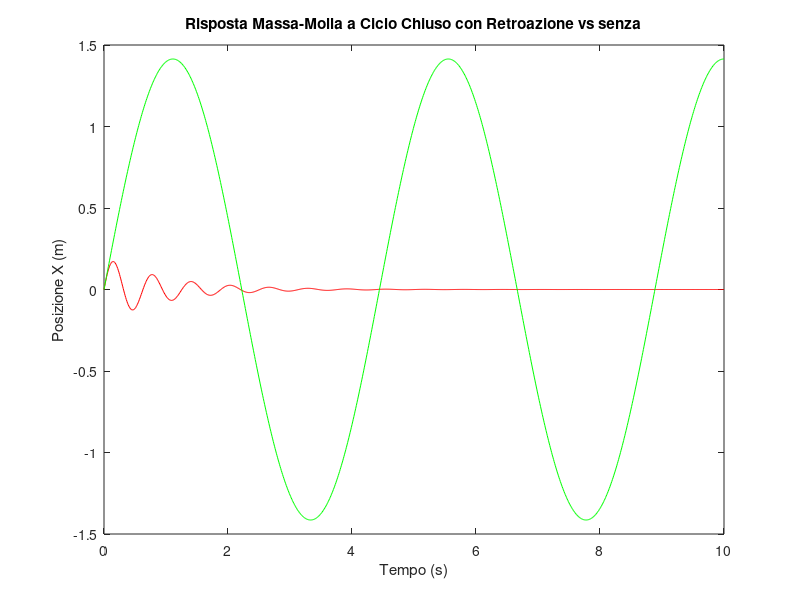

MATLAB code for this plot:
% Simulazione della retroazione nel sistema massa-molla, con ingresso che
% agisce solo in retroazione: u(t) = -kx(t)

clear; clc

k = 1; % N/m : costante elastica
M = 0.5; % kg : massa
tt = 0 : 0.01 : 10; % intervallo temporale
x0 = [0; 2]; % C.I.
P = [-1+i*10 ; -1-i*10]; % impongo autovalori con parte reale negativa

A = [0 1; -k/M 0];
B = [0; 1/M];
C = [1 0];
D = 0;

% calcolo traiettoria a ciclo chiuso

K = place(A, B, P);
A_C = A-B*K;

% ora impongo B = 0, ossia ingresso non in retroazione nullo

model = ss(A_C, zeros(2,1), C, D);

[Y, TT, X] = lsim(model, zeros(length(tt),1), tt, x0);


% calcoliamo la traiettoria a ciclo aperto

model = ss(A, B, C, D);

[YS, TT, XS] = lsim(model, zeros(length(tt),1), tt, x0);

figure
axis equal
grid on
plot(TT, X(:,1), 'r');
hold on
plot(TT, XS(:,1), 'g');
title('Risposta Massa-Molla a Ciclo Chiuso con Retroazione vs senza');
xlabel('Tempo (s)');
ylabel('Posizione X (m)');